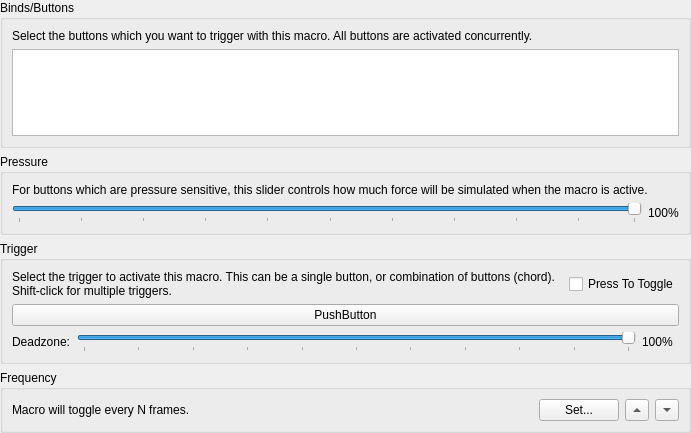
<?xml version="1.0" encoding="UTF-8"?>
<ui version="4.0">
 <class>ControllerMacroEditWidget</class>
 <widget class="QWidget" name="ControllerMacroEditWidget">
  <property name="geometry">
   <rect>
    <x>0</x>
    <y>0</y>
    <width>691</width>
    <height>433</height>
   </rect>
  </property>
  <layout class="QVBoxLayout" name="verticalLayout" stretch="1,0,0">
   <property name="leftMargin">
    <number>0</number>
   </property>
   <property name="topMargin">
    <number>0</number>
   </property>
   <property name="rightMargin">
    <number>0</number>
   </property>
   <property name="bottomMargin">
    <number>0</number>
   </property>
   <item>
    <widget class="QGroupBox" name="groupBox">
     <property name="title">
      <string>Binds/Buttons</string>
     </property>
     <layout class="QGridLayout" name="gridLayout_2">
      <item row="1" column="0">
       <widget class="QListWidget" name="bindList"/>
      </item>
      <item row="0" column="0">
       <widget class="QLabel" name="bindListLabel">
        <property name="text">
         <string>Select the buttons which you want to trigger with this macro. All buttons are activated concurrently.</string>
        </property>
        <property name="wordWrap">
         <bool>true</bool>
        </property>
        <property name="textInteractionFlags">
         <set>Qt::TextBrowserInteraction</set>
        </property>
        <property name="buddy">
         <cstring>bindList</cstring>
        </property>
       </widget>
      </item>
     </layout>
    </widget>
   </item>
   <item>
    <widget class="QGroupBox" name="groupBox_4">
     <property name="title">
      <string>Pressure</string>
     </property>
     <layout class="QVBoxLayout" name="verticalLayout_2">
      <item>
       <widget class="QLabel" name="pressureLabel">
        <property name="text">
         <string>For buttons which are pressure sensitive, this slider controls how much force will be simulated when the macro is active.</string>
        </property>
        <property name="wordWrap">
         <bool>true</bool>
        </property>
        <property name="textInteractionFlags">
         <set>Qt::TextBrowserInteraction</set>
        </property>
        <property name="buddy">
         <cstring>pressure</cstring>
        </property>
       </widget>
      </item>
      <item>
       <layout class="QHBoxLayout" name="pressureLayout">
        <item>
         <widget class="QSlider" name="pressure">
          <property name="minimum">
           <number>1</number>
          </property>
          <property name="maximum">
           <number>100</number>
          </property>
          <property name="value">
           <number>100</number>
          </property>
          <property name="orientation">
           <enum>Qt::Horizontal</enum>
          </property>
          <property name="tickPosition">
           <enum>QSlider::TicksBelow</enum>
          </property>
          <property name="tickInterval">
           <number>10</number>
          </property>
         </widget>
        </item>
        <item>
         <widget class="QLabel" name="pressureValue">
          <property name="text">
           <string>100%</string>
          </property>
         </widget>
        </item>
       </layout>
      </item>
     </layout>
    </widget>
   </item>
   <item>
    <widget class="QGroupBox" name="groupBox_2">
     <property name="title">
      <string>Trigger</string>
     </property>
     <layout class="QGridLayout" name="gridLayout">
      <item row="0" column="0" colspan="2">
       <layout class="QHBoxLayout" name="horizontalLayout_5" stretch="1,0">
        <item>
         <widget class="QLabel" name="label">
          <property name="text">
           <string>Select the trigger to activate this macro. This can be a single button, or combination of buttons (chord). Shift-click for multiple triggers.</string>
          </property>
          <property name="alignment">
           <set>Qt::AlignLeading|Qt::AlignLeft|Qt::AlignTop</set>
          </property>
          <property name="wordWrap">
           <bool>true</bool>
          </property>
          <property name="textInteractionFlags">
           <set>Qt::TextBrowserInteraction</set>
          </property>
         </widget>
        </item>
        <item>
		 <widget class="QCheckBox" name="triggerToggle">
          <property name="text">
           <string>Press To Toggle</string>
          </property>
         </widget>
        </item>
       </layout>
      </item>
      <item row="1" column="0" colspan="2">
       <widget class="InputBindingWidget" name="trigger">
        <property name="text">
         <string notr="true">PushButton</string>
        </property>
       </widget>
      </item>
      <item row="2" column="0">
       <layout class="QHBoxLayout" name="deadzoneLayout" stretch="0,1,0">
        <item>
         <widget class="QLabel" name="deadzoneLabel">
          <property name="text">
           <string>Deadzone:</string>
          </property>
          <property name="buddy">
           <cstring>deadzone</cstring>
          </property>
         </widget>
        </item>
        <item>
         <widget class="QSlider" name="deadzone">
          <property name="minimum">
           <number>0</number>
          </property>
          <property name="maximum">
           <number>100</number>
          </property>
          <property name="value">
           <number>100</number>
          </property>
          <property name="orientation">
           <enum>Qt::Horizontal</enum>
          </property>
          <property name="tickPosition">
           <enum>QSlider::TicksBelow</enum>
          </property>
          <property name="tickInterval">
           <number>10</number>
          </property>
         </widget>
        </item>
        <item>
         <widget class="QLabel" name="deadzoneValue">
          <property name="text">
           <string>100%</string>
          </property>
         </widget>
        </item>
       </layout>
      </item>
     </layout>
    </widget>
   </item>
   <item>
    <widget class="QGroupBox" name="groupBox_3">
     <property name="title">
      <string>Frequency</string>
     </property>
     <layout class="QGridLayout" name="gridLayout_3">
      <item row="0" column="0">
       <layout class="QHBoxLayout" name="horizontalLayout" stretch="1,0,0,0">
        <item>
         <widget class="QLabel" name="frequencyText">
          <property name="text">
           <string>Macro will toggle every N frames.</string>
          </property>
          <property name="textInteractionFlags">
           <set>Qt::TextBrowserInteraction</set>
          </property>
         </widget>
        </item>
        <item>
         <widget class="QPushButton" name="setFrequency">
          <property name="text">
           <string>Set...</string>
          </property>
         </widget>
        </item>
        <item>
         <widget class="QToolButton" name="increaseFrequency">
          <property name="minimumSize">
           <size>
            <width>0</width>
            <height>20</height>
           </size>
          </property>
          <property name="arrowType">
           <enum>Qt::UpArrow</enum>
          </property>
         </widget>
        </item>
        <item>
         <widget class="QToolButton" name="decreateFrequency">
          <property name="minimumSize">
           <size>
            <width>0</width>
            <height>20</height>
           </size>
          </property>
          <property name="arrowType">
           <enum>Qt::DownArrow</enum>
          </property>
         </widget>
        </item>
       </layout>
      </item>
     </layout>
    </widget>
   </item>
  </layout>
 </widget>
 <customwidgets>
  <customwidget>
   <class>InputBindingWidget</class>
   <extends>QPushButton</extends>
   <header>Settings/InputBindingWidget.h</header>
  </customwidget>
 </customwidgets>
 <resources/>
 <connections/>
</ui>
